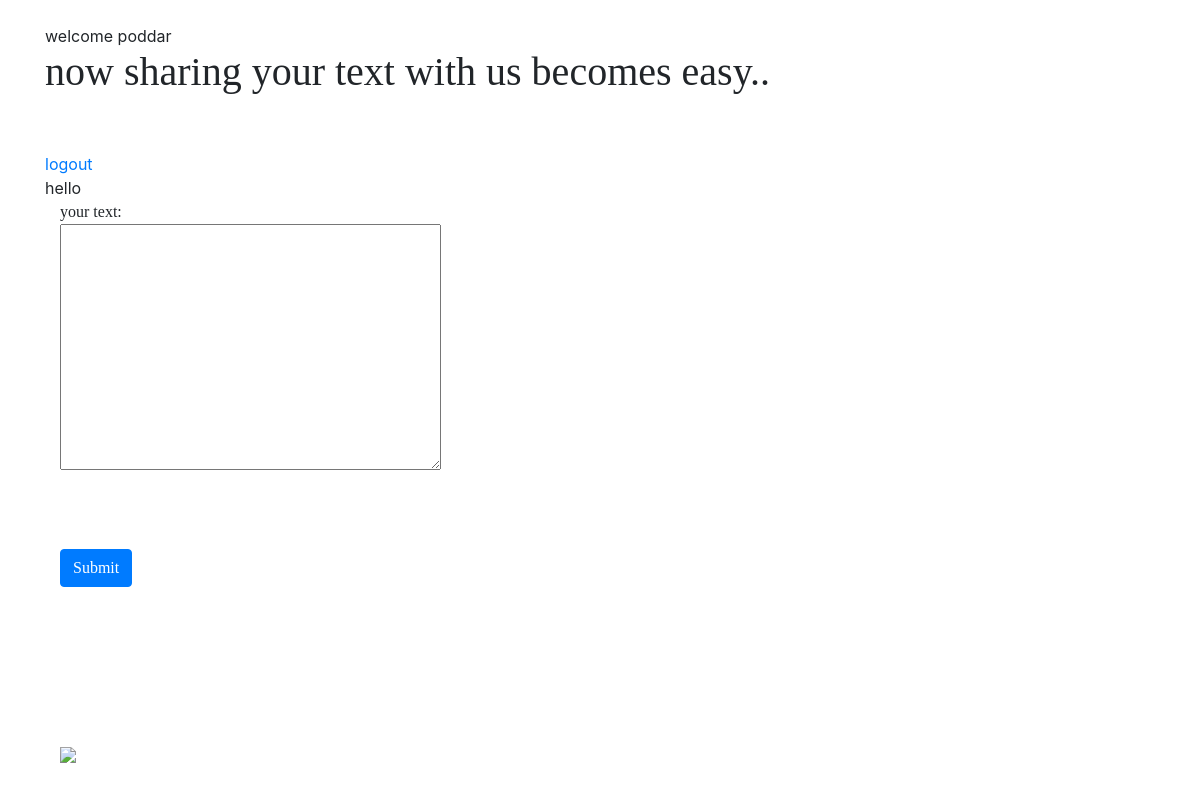
/pastebin/main_loggedin_page/ (signed in), run on an earlier commit of the app's database.
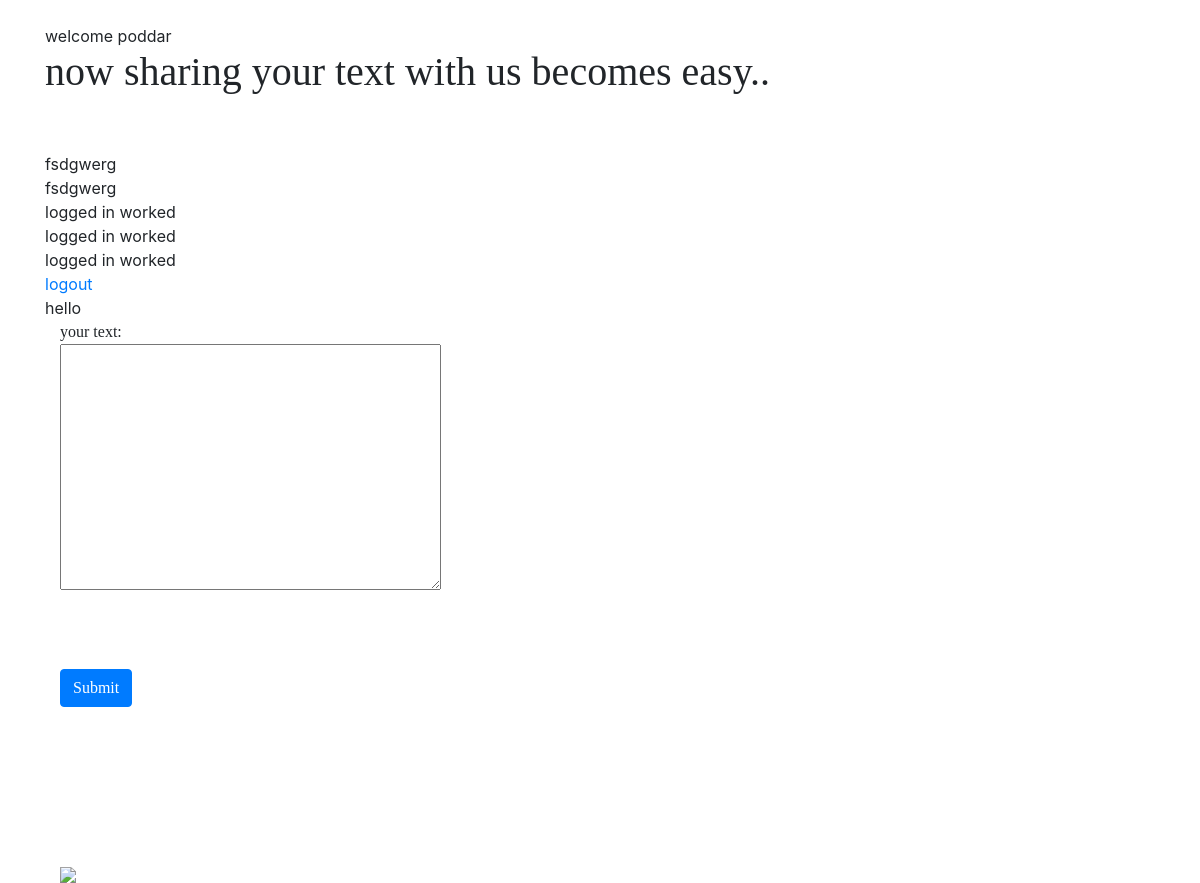
And on a later commit of the database.
### pastebin/models.py (models this page shows)
class paste_logged_in(models.Model):
    content = models.TextField(max_length=1000000)
    url = models.AutoField(primary_key=True)
    owner=models.CharField(blank=True,max_length=60)

### pastebin/views.py (the view, shortened to what this page needs)
@login_required
def main_loggedin_page(request):
   form=input_logged_in()
   usernam=request.user.username
   var=form.save(commit=False)
   var.owner=usernam
   mypaste=paste_logged_in.objects.filter(owner=usernam)
   return render(request,"pastebin/paste_loggedin.html",{"form":form,"username":usernam ,"mypaste":mypaste})

### pastebin/forms.py
class input_logged_in(forms.ModelForm):
    url = models.AutoField(primary_key=True)
    class Meta:
        model = paste_logged_in
        fields= '__all__'

### pastebin/templates/pastebin/paste_loggedin.html (shortened to what this page needs)
{% load staticfiles %}
<!DOCTYPE html>
<html>
    <head>
        <link rel="stylesheet" type="text/css" href="https://stackpath.bootstrapcdn.com/bootstrap/4.1.1/css/bootstrap.min.css">
    </head>
    <body>
<div class="container">
<div class="row">
  <div class="col-sm-8"><br>welcome {{username}}
          <h1 style="font-family: cursive">now sharing your text with us becomes easy..</h1><br>
          <br><div>
            {% for items in mypaste %}
            {{items.content}} <br>
            {% endfor %}</div>
            <form class="form-horizontal" action="/pastebin/main_loggedin_page/" method="POST">
            <a href="http://localhost:8000/pastebin/user_logout/">logout<br></a>
                <div>hello </div>
        <div class="container" style="font-family: cursive">
            your text:<br>{{form.content }}<br><br>
            <url:>
             <em>&nbsp;</em><br><br>
                <input class="btn btn-primary" type="submit" value="Submit">
            </form>
  </div>
     <div class="col-sm-4">
<img style="margin-top: 10em;" src="{% static "blog/ev3.jpg" %}">
     </div>
  </div>
</div>
    </body>
</html>

What changed in the data, as far as the page shows it:
added paste_logged_in: content "fsdgwerg"
added paste_logged_in: content "fsdgwerg"
added paste_logged_in: content "logged in worked"
added paste_logged_in: content "logged in worked"
added paste_logged_in: content "logged in worked"
